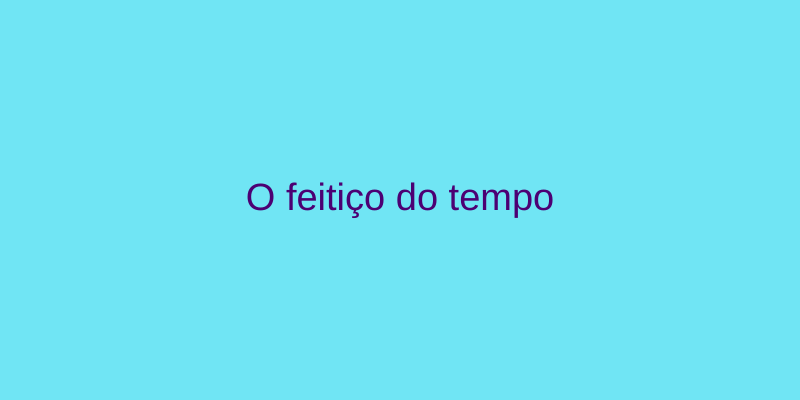
Frame 1 (no input)
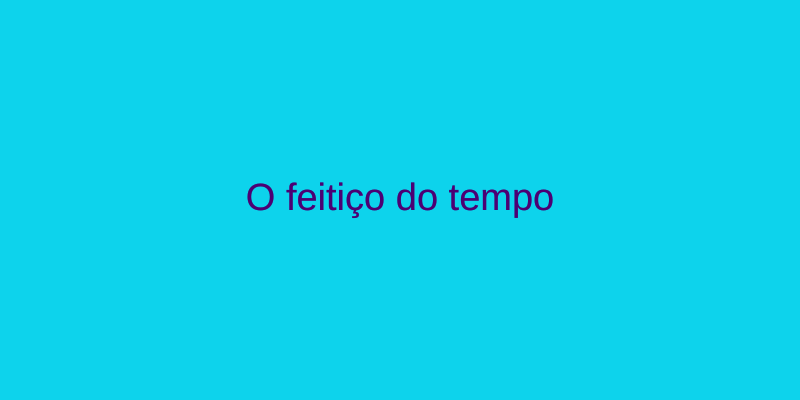
Frame 60 (no input)
Frame 120 (the mouse pressed at the canvas centre since frame 60): identical to frame 60, image omitted

The p5.js sketch that drew these frames (run headless with seeded random() and noise() and a simulated clock; from frame 60 on, the mouse is pressed at the canvas centre):

// p5.js sketch
// ── sketch.js
//// fantasia, aventura, drama

// a viagem de chihiro, LIVRE, fantasia, aventura
// paddington, LIVRE, fantasia, aventura
// as aventuras de pi, 10, drama, fantasia, aventura
// É Assim que acaba, 10, drama
// onde nasce os sonhos, 12, fantasia, aventura
// Rainha das lagrimas, 12, drama
// Star wars, 14, drama
//let campoIdade;
let campoFantasia;

function setup() {
  createCanvas(800, 400);
  createElement("h2", "Recomendador de filmes");
  createSpan("Sua idade:");
  campoIdade = createInput("5");
  campoFantasia = createCheckbox("Gosta de fantasia?");
}


function draw() {
    background("#0DD3EC96");
    let idade = campoIdade.value();
    let gostaDeFantasia = campoFantasia.checked();
    let recomendacao = geraRecomendacao(idade, gostaDeFantasia);

    fill(color(76, 0, 115));
    textAlign(CENTER, CENTER);
    textSize(38);
    text(recomendacao, width / 2, height / 2);
}

function geraRecomendacao(idade, gostaDeFantasia) {
    if (idade >= 10) {
        if (idade >= 14) {
            return "É assim que acaba";
        } else {
            if (gostaDeFantasia) {
                return "onde nasce os sonhos ";
            } else {
                return "Rainha das lagrimas";
            }
        }
    } else {
        if (gostaDeFantasia) {
            return "A viagem de chihiro";
        } else {
            return "O feitiço do tempo";
        }
    }
}
